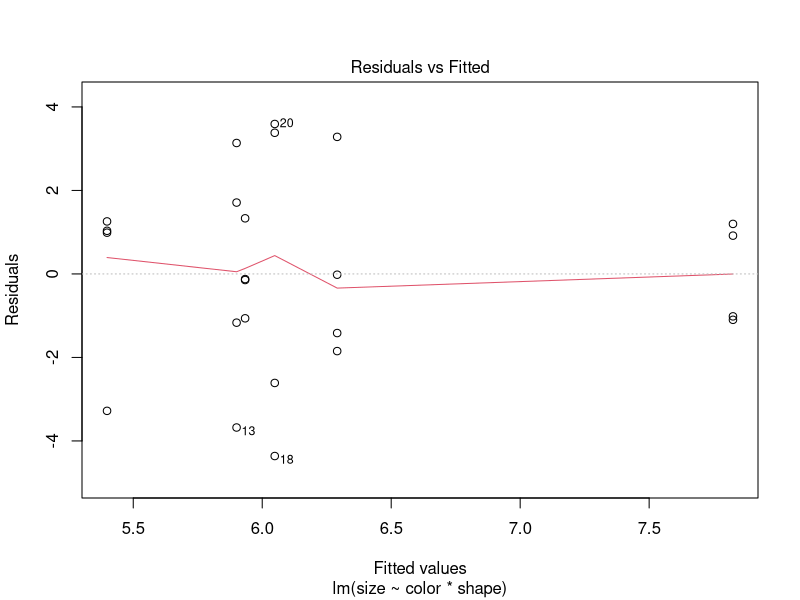

Recreate this plot in R.
## ---- chunk 1
library(tidyverse)
library(emmeans)
library(car)
library(broom)
library(knitr)
## ---- chunk 2
set.seed(42)
balloon.data <- data.frame(
  color = rep(c("blue", "green", "red"), each = 8),
  shape = rep(c("circle", "square"), 12),
  size  = c(rnorm(8, mean = 6, sd = 2),
            rnorm(8, mean = 5, sd = 2),
            rnorm(8, mean = 7, sd = 2))
) |>
  mutate(
    color = factor(color, levels = c("blue", "green", "red")),
    shape = factor(shape, levels = c("circle", "square"))
  )
## ---- chunk 3
balloon.data |>
  group_by(shape) |>
  summarise(
    W       = shapiro.test(size)$statistic,
    p.value = shapiro.test(size)$p.value,
    .groups = "drop"
  ) |>
  kable(digits = 3, caption = "Shapiro-Wilk test by shape")
## ---- chunk 4
balloon.data |>
  group_by(color, shape) |>
  summarise(
    W       = shapiro.test(size)$statistic,
    p.value = shapiro.test(size)$p.value,
    .groups = "drop"
  ) |>
  kable(digits = 3, caption = "Shapiro-Wilk test by color and shape")
## ---- chunk 5
leveneTest(size ~ color * shape, data = balloon.data) |>
  tidy() |>
  kable(digits = 3, caption = "Levene's test for homogeneity of variance")
## ---- chunk 6
# Two-level factor — equivalent to a two-sample t-test with equal variances
aov(size ~ shape, data = balloon.data) |> 
  tidy() |>
  kable(caption= "One-way ANOVA with two levels of shape")

t.test(size ~ shape, data = balloon.data, var.equal = TRUE) |>
  tidy() |>
  kable(digits = 3, caption = "Two-sample t-test (equal variances)")

# Three-level factor
aov(size ~ color, data = balloon.data) |>
  tidy() |>
  kable(digits = 3, caption = "One-way ANOVA with three levels of color")
## ---- chunk 7
balloon.lm.color <- lm(size ~ color, data = balloon.data)

# Estimated marginal means
emmeans(balloon.lm.color, ~ color) |>
  as_tibble() |>
  kable(digits = 2, caption = "Estimated marginal means by color")

# All pairwise contrasts, Tukey-adjusted
emmeans(balloon.lm.color, ~ color) |>
  pairs(adjust = "tukey") |>
  as_tibble() |>
  kable(digits = 3, caption = "Pairwise contrasts (Tukey-adjusted)")
## ---- chunk 8
balloon.lm <- lm(size ~ color * shape, data = balloon.data)

car::Anova(balloon.lm, type = "III") |>
  tidy() |>
  kable(digits = 3, caption = "Type III ANOVA table")
## ---- chunk 9
emmeans(balloon.lm, ~ color * shape) |>
  as_tibble() |>
  kable(digits = 2, caption = "Cell means (estimated marginal means)")
## ---- chunk 10
# Average effect of color (averaged over both shapes)
emmeans(balloon.lm, ~ color) |>
  pairs(adjust = "tukey") |>
  as_tibble() |>
  kable(digits = 3, caption = "Marginal contrasts for color (Tukey-adjusted)")

# Average effect of shape (averaged over all colors)
emmeans(balloon.lm, ~ shape) |>
  pairs(adjust = "tukey") |>
  as_tibble() |>
  kable(digits = 3, caption = "Marginal contrast for shape (Tukey-adjusted)")
## ---- chunk 11
# Effect of color within each shape
emmeans(balloon.lm, ~ color | shape) |>
  pairs(adjust = "tukey") |>
  as_tibble() |>
  kable(digits = 3, caption = "Simple effects: color within each shape (Tukey-adjusted)")

# Effect of shape within each color
emmeans(balloon.lm, ~ shape | color) |>
  pairs(adjust = "tukey") |>
  as_tibble() |>
  kable(digits = 3, caption = "Simple effects: shape within each color (Tukey-adjusted)")
## ---- chunk 12
# Collect marginal contrasts for both factors into one table, then adjust together
color_contrasts <- emmeans(balloon.lm, ~ color) |>
  pairs() |>
  as_tibble() |>
  mutate(factor = "color")

shape_contrasts <- emmeans(balloon.lm, ~ shape) |>
  pairs() |>
  as_tibble() |>
  mutate(factor = "shape")

bind_rows(color_contrasts, shape_contrasts) |>
  mutate(p.adj = p.adjust(p.value, method = "BH")) |>
  select(factor, contrast, estimate, SE, df, t.ratio, p.value, p.adj) |>
  kable(digits = 3, caption = "All marginal contrasts with BH-adjusted p-values")
## ---- chunk 13
shapiro.test(residuals(balloon.lm)) |>
  tidy() |>
  kable(digits = 3, caption = "Shapiro-Wilk test on model residuals")
## ---- chunk 14
plot(balloon.lm, which = 1)
## ---- chunk 15
kruskal.test(size ~ color, data = balloon.data) |>
  tidy() |>
  kable(digits = 3, caption = "Kruskal-Wallis test (one-way non-parametric alternative)")
## ---- chunk 16
#| echo: false
sessionInfo()
